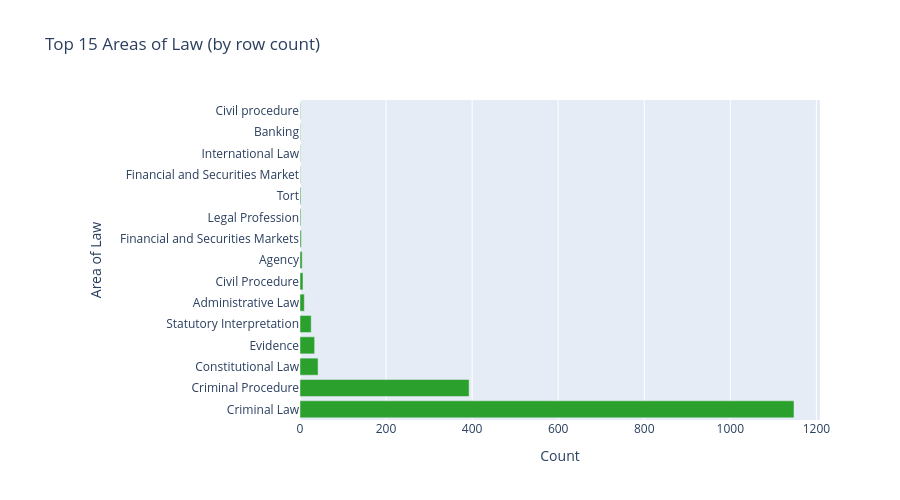

Notebook cell for this chart:
### Markdown cell above
## 2. Area of Law Distribution

### Code cell
# Distribution by Area of Law
area_counts = df['area_of_law'].value_counts().head(15)

fig = go.Figure(data=[
    go.Bar(x=area_counts.values, y=area_counts.index, orientation='h', marker_color='#2ca02c')
])
fig.update_layout(
    title="Top 15 Areas of Law (by row count)",
    xaxis_title="Count",
    yaxis_title="Area of Law",
    height=500,
    margin=dict(l=300)
)
fig.show()

print(f"\nTotal areas of law: {df['area_of_law'].nunique()}")
print(f"\nTop 10 areas:")
print(df['area_of_law'].value_counts().head(10))

### Figure 1 — Plotly figure (JSON) as saved in the notebook; plotly's stock layout.template omitted (floating-point values rounded to 4 significant figures)
{"data": [{"marker": {"color": "#2ca02c"}, "orientation": "h", "type": "bar", "x": [1148, 393, 42, 34, 26, 10, 7, 5, 3, 2, 2, 1, 1, 1, 1], "y": ["Criminal Law", "Criminal Procedure", "Constitutional Law", "Evidence", "Statutory Interpretation", "Administrative Law", "Civil Procedure", "Agency", "Financial and Securities Markets", "Legal Profession", "Tort", "Financial and Securities Market", "International Law", "Banking", "Civil procedure"]}], "layout": {"height": 500, "margin": {"l": 300}, "title": {"text": "Top 15 Areas of Law (by row count)"}, "xaxis": {"title": {"text": "Count"}}, "yaxis": {"title": {"text": "Area of Law"}}}}
